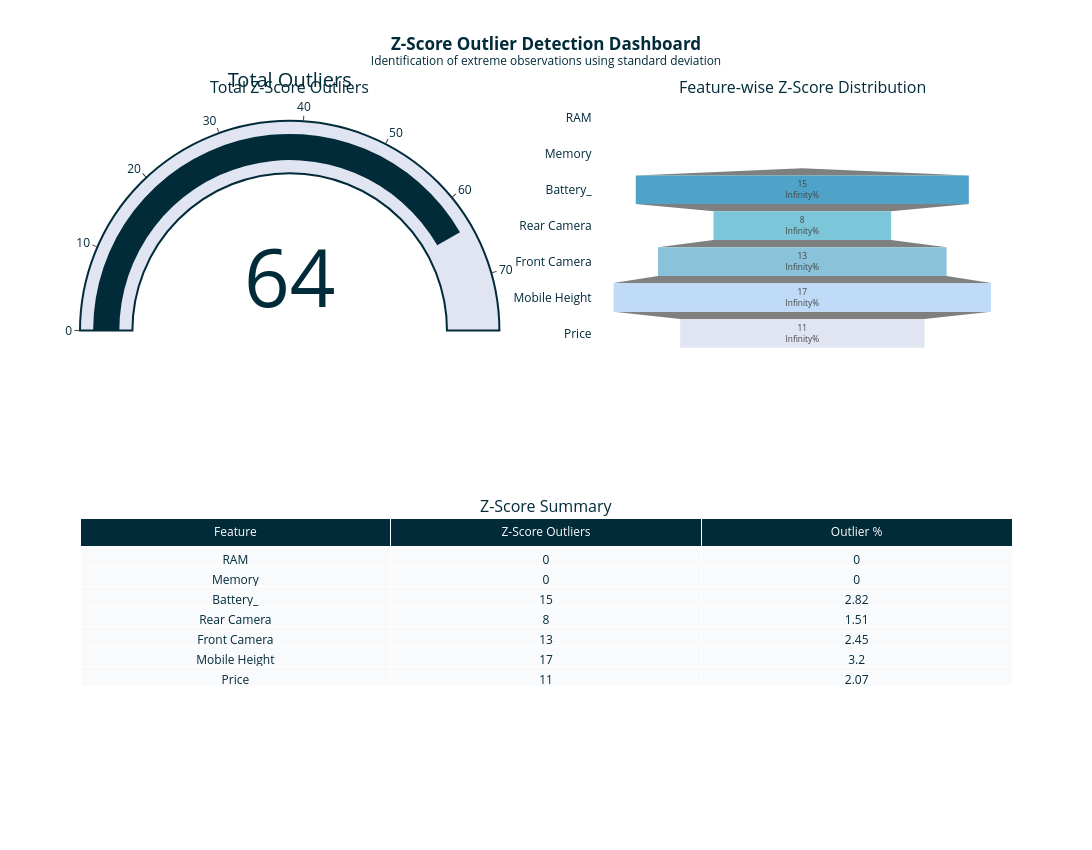

Notebook code for this chart:
### Code cell
fig = make_subplots(
    rows=2,
    cols=2,
    specs=[
        [{"type":"indicator"},{"type":"funnel"}],
        [{"type":"table","colspan":2},None]
    ],
    subplot_titles=[
        "Total Z-Score Outliers",
        "Feature-wise Z-Score Distribution",
        "Z-Score Summary"
    ]
)

fig.add_trace(
    go.Indicator(
        mode="gauge+number",
        value=zscore_df["Z-Score Outliers"].sum(),
        title={"text":"Total Outliers"},
        gauge=dict(
            axis=dict(range=[0, zscore_df["Z-Score Outliers"].sum()*1.2]),
            bar=dict(color="#022B3A"),
            bgcolor="#E1E5F2",
            bordercolor="#022B3A",
            borderwidth=2
        )
    ),
    row=1,
    col=1
)

fig.add_trace(
    go.Funnel(
        y=zscore_df["Feature"],
        x=zscore_df["Z-Score Outliers"],
        marker=dict(
            color=[
                "#022B3A",
                "#1F7A8C",
                "#4FA3C8",
                "#7CC6D9",
                "#89C2D9",
                "#BFDBF7",
                "#E1E5F2"
            ]
        ),
        textinfo="value+percent initial"
    ),
    row=1,
    col=2
)

fig.add_trace(
    go.Table(
        header=dict(
            values=list(zscore_df.columns),
            fill_color="#022B3A",
            font=dict(color="white")
        ),
        cells=dict(
            values=[zscore_df[c] for c in zscore_df.columns],
            fill_color="#F8FAFC"
        )
    ),
    row=2,
    col=1
)

fig.update_layout(
    title=dict(
        text="<b>Z-Score Outlier Detection Dashboard</b><br><sup>Identification of extreme observations using standard deviation</sup>",
        x=0.5
    ),
    width=1200,
    height=850,
    template="plotly_white",
    paper_bgcolor="white",
    font=dict(color="#022B3A")
)

fig.show()

### Figure 1 — Plotly figure (JSON) as saved in the notebook; plotly's stock layout.template omitted (floating-point values rounded to 4 significant figures)
{"data": [{"domain": {"x": [0, 0.45], "y": [0.625, 1]}, "gauge": {"axis": {"range": [0, 76.8]}, "bar": {"color": "#022B3A"}, "bgcolor": "#E1E5F2", "bordercolor": "#022B3A", "borderwidth": 2}, "mode": "gauge+number", "title": {"text": "Total Outliers"}, "type": "indicator", "value": 64}, {"marker": {"color": ["#022B3A", "#1F7A8C", "#4FA3C8", "#7CC6D9", "#89C2D9", "#BFDBF7", "#E1E5F2"]}, "textinfo": "value+percent initial", "type": "funnel", "x": [0, 0, 15, 8, 13, 17, 11], "xaxis": "x", "y": ["RAM", "Memory", "Battery_", "Rear Camera", "Front Camera", "Mobile Height", "Price"], "yaxis": "y"}, {"cells": {"fill": {"color": "#F8FAFC"}, "values": [["RAM", "Memory", "Battery_", "Rear Camera", "Front Camera", "Mobile Height", "Price"], [0, 0, 15, 8, 13, 17, 11], [0, 0, 2.82, 1.51, 2.45, 3.2, 2.07]]}, "domain": {"x": [0, 1], "y": [0, 0.375]}, "header": {"fill": {"color": "#022B3A"}, "font": {"color": "white"}, "values": ["Feature", "Z-Score Outliers", "Outlier %"]}, "type": "table"}], "layout": {"annotations": [{"font": {"size": 16}, "showarrow": false, "text": "Total Z-Score Outliers", "x": 0.225, "xanchor": "center", "xref": "paper", "y": 1, "yanchor": "bottom", "yref": "paper"}, {"font": {"size": 16}, "showarrow": false, "text": "Feature-wise Z-Score Distribution", "x": 0.775, "xanchor": "center", "xref": "paper", "y": 1, "yanchor": "bottom", "yref": "paper"}, {"font": {"size": 16}, "showarrow": false, "text": "Z-Score Summary", "x": 0.5, "xanchor": "center", "xref": "paper", "y": 0.375, "yanchor": "bottom", "yref": "paper"}], "font": {"color": "#022B3A"}, "height": 850, "paper_bgcolor": "white", "title": {"text": "<b>Z-Score Outlier Detection Dashboard</b><br><sup>Identification of extreme observations using standard deviation</sup>", "x": 0.5}, "width": 1200, "xaxis": {"anchor": "y", "domain": [0.55, 1]}, "yaxis": {"anchor": "x", "domain": [0.625, 1]}}}
